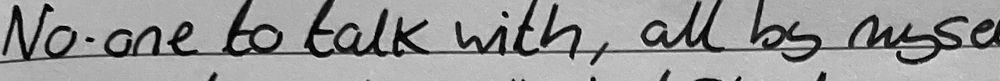
#> input picture segments/AnswerSheet0.png, 1000 x 81 px, shrunk from 2264 x 184 before the run
$ python ocr_printed_model.py ../segments/AnswerSheet0.png
#> lines starting #> are read from the running program, lines starting #| are printed output that depends on the picture; after the words box and inside, x2 and y2 are one past the last pixel; in counts of white or black regions, pixels touching at a corner belong together
import cv2
import pytesseract
import numpy as np
import sys

def recognize_text(image_path):
#> called with image_path = '../segments/AnswerSheet0.png'
    image = cv2.imread(image_path)
#> image is the input picture: shape (81, 1000, 3); min 0, max 236, mean 154.4

    # Convert to grayscale for better OCR results
    gray = cv2.cvtColor(image, cv2.COLOR_BGR2GRAY)

    # Apply thresholding (Otsu's method) for better contrast
    gray = cv2.threshold(gray, 0, 255, cv2.THRESH_BINARY + cv2.THRESH_OTSU)[1]
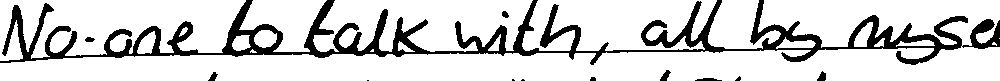
#> gray: shape (81, 1000); 82.8% white; 12 black regions (4 under 20 px), largest, box (x1, y1, x2, y2) and area: (0, 0, 1000, 65) 13609, (660, 70, 671, 81) 65, (817, 71, 826, 81) 60

    # (Optional) Save the preprocessed image for inspection
    cv2.imwrite("processed_image.jpg", gray)

    # Extract text using Tesseract OCR
#> (the run stopped early here; a loop or call above may not have finished)

$ run again, on segments/AnswerSheet2.png
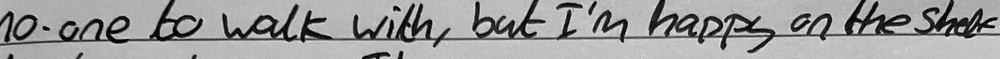
#> input picture segments/AnswerSheet2.png, 1000 x 59 px, shrunk from 2812 x 165 before the run
#> in recognize_text, image is the input picture: shape (59, 1000, 3); min 0, max 249, mean 156.9
#> in recognize_text, `gray = cv2.threshold(gray, 0, 255, cv2.THRESH_BINARY + cv2.THRESH_OTSU..`:
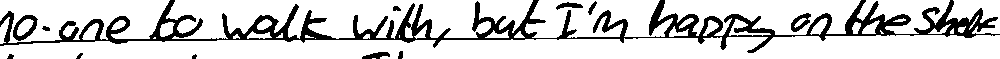
#> gray: shape (59, 1000); 81% white; 12 black regions (1 under 20 px), largest, box (x1, y1, x2, y2) and area: (0, 0, 1000, 53) 10342, (13, 15, 38, 41) 266, (791, 13, 811, 32) 178
